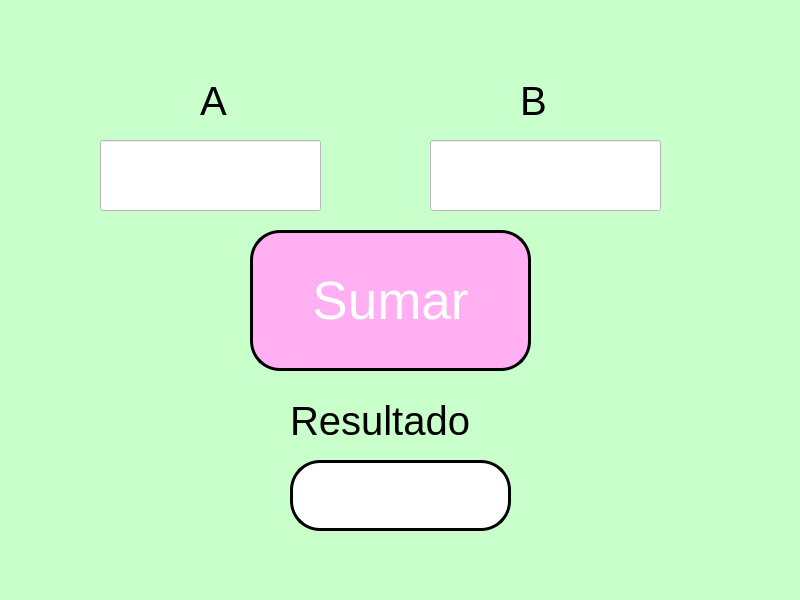
<?xml version="1.0" encoding="UTF-8"?>
<ui version="4.0">
 <class>MainWindow</class>
 <widget class="QMainWindow" name="MainWindow">
  <property name="geometry">
   <rect>
    <x>0</x>
    <y>0</y>
    <width>800</width>
    <height>600</height>
   </rect>
  </property>
  <property name="windowTitle">
   <string>MainWindow</string>
  </property>
  <property name="styleSheet">
   <string notr="true">background-color: rgb(170, 255, 255);
background-color: rgb(201, 255, 203);</string>
  </property>
  <widget class="QWidget" name="centralwidget">
   <widget class="QPushButton" name="btn_sumar">
    <property name="geometry">
     <rect>
      <x>250</x>
      <y>230</y>
      <width>281</width>
      <height>141</height>
     </rect>
    </property>
    <property name="font">
     <font>
      <pointsize>40</pointsize>
     </font>
    </property>
    <property name="styleSheet">
     <string notr="true">background-color:rgb(9,121,163);
background-color: rgb(255, 175, 242);
color:rgb(255,255,255);
border-radius: 30px;
border: 3px solid black;</string>
    </property>
    <property name="text">
     <string>Sumar</string>
    </property>
   </widget>
   <widget class="QLineEdit" name="txt_a">
    <property name="geometry">
     <rect>
      <x>100</x>
      <y>140</y>
      <width>221</width>
      <height>71</height>
     </rect>
    </property>
    <property name="font">
     <font>
      <pointsize>40</pointsize>
     </font>
    </property>
    <property name="styleSheet">
     <string notr="true">background-color: rgb(255, 255, 255);</string>
    </property>
    <property name="text">
     <string/>
    </property>
    <property name="alignment">
     <set>Qt::AlignCenter</set>
    </property>
   </widget>
   <widget class="QLabel" name="label">
    <property name="geometry">
     <rect>
      <x>200</x>
      <y>80</y>
      <width>55</width>
      <height>41</height>
     </rect>
    </property>
    <property name="font">
     <font>
      <pointsize>30</pointsize>
     </font>
    </property>
    <property name="text">
     <string>A</string>
    </property>
   </widget>
   <widget class="QLabel" name="label_2">
    <property name="geometry">
     <rect>
      <x>520</x>
      <y>80</y>
      <width>55</width>
      <height>41</height>
     </rect>
    </property>
    <property name="font">
     <font>
      <pointsize>30</pointsize>
     </font>
    </property>
    <property name="text">
     <string>B</string>
    </property>
   </widget>
   <widget class="QLineEdit" name="txt_b">
    <property name="geometry">
     <rect>
      <x>430</x>
      <y>140</y>
      <width>231</width>
      <height>71</height>
     </rect>
    </property>
    <property name="font">
     <font>
      <pointsize>40</pointsize>
     </font>
    </property>
    <property name="styleSheet">
     <string notr="true">background-color: rgb(255, 255, 255);</string>
    </property>
    <property name="alignment">
     <set>Qt::AlignCenter</set>
    </property>
   </widget>
   <widget class="QLabel" name="label_3">
    <property name="geometry">
     <rect>
      <x>290</x>
      <y>400</y>
      <width>221</width>
      <height>41</height>
     </rect>
    </property>
    <property name="font">
     <font>
      <pointsize>30</pointsize>
     </font>
    </property>
    <property name="text">
     <string>Resultado</string>
    </property>
   </widget>
   <widget class="QLineEdit" name="txt_resultado">
    <property name="geometry">
     <rect>
      <x>290</x>
      <y>460</y>
      <width>221</width>
      <height>71</height>
     </rect>
    </property>
    <property name="font">
     <font>
      <pointsize>40</pointsize>
     </font>
    </property>
    <property name="styleSheet">
     <string notr="true">background-color: rgb(255, 255, 255);
border-radius: 30px;
border: 3px solid black;</string>
    </property>
    <property name="text">
     <string/>
    </property>
    <property name="alignment">
     <set>Qt::AlignCenter</set>
    </property>
   </widget>
  </widget>
  <widget class="QMenuBar" name="menubar">
   <property name="geometry">
    <rect>
     <x>0</x>
     <y>0</y>
     <width>800</width>
     <height>26</height>
    </rect>
   </property>
  </widget>
  <widget class="QStatusBar" name="statusbar"/>
 </widget>
 <resources/>
 <connections/>
</ui>
